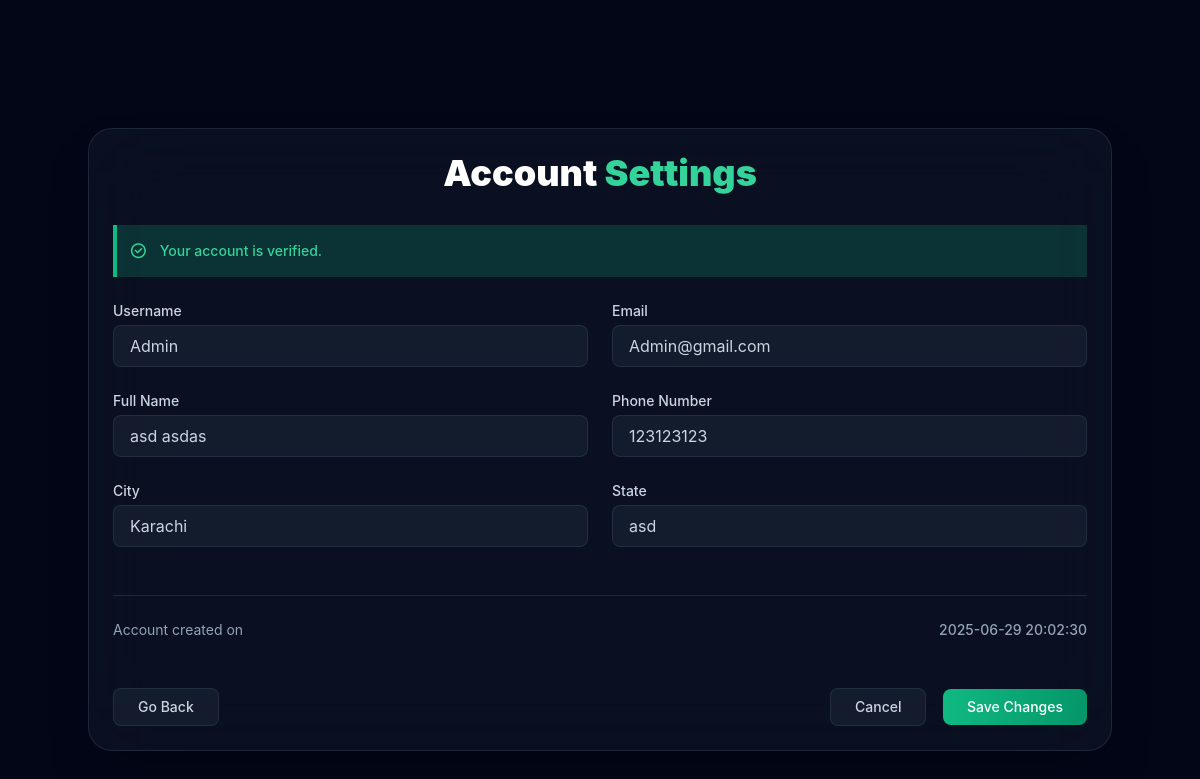
The page /User/Pages/AccountDetails.php (signed in) on the database its author committed.
### tables this page shows
CREATE TABLE `users` (
  `UserID` int(11) NOT NULL,
  `Username` varchar(50) NOT NULL,
  `PasswordHash` varchar(255) NOT NULL,
  `Email` varchar(100) NOT NULL,
  `FullName` varchar(100) DEFAULT NULL,
  `City` varchar(50) DEFAULT NULL,
  `State` varchar(50) DEFAULT NULL,
  `ZipCode` varchar(10) DEFAULT NULL,
  `PhoneNumber` varchar(15) DEFAULT NULL,
  `Verified` tinyint(1) DEFAULT 0,
  `DateRegistered` datetime DEFAULT current_timestamp(),
  `Role` varchar(20) NOT NULL DEFAULT 'User' CHECK (`Role` in ('User','Admin')),
  `token` varchar(64) DEFAULT NULL
);

### User/Pages/AccountDetails.php (the view, shortened to what this page needs)
<?php
include "../../Config/db.php";
$email = $_SESSION['email'];
$stmt = $conn->prepare("SELECT * FROM Users WHERE Email = ?");
$stmt->bind_param("s", $email);
$stmt->execute();
$result = $stmt->get_result();
$user = $result->fetch_assoc();
?>
<!DOCTYPE html>
<html lang="en">
<head>
    <link href="https://cdn.jsdelivr.net/npm/remixicon@4.2.0/fonts/remixicon.css" rel="stylesheet">
    <script src="https://cdn.tailwindcss.com"></script>
</head>
<body class="bg-slate-950 text-white">
    <div class="px-6">
        <section class="pt-32 pb-24 px-6">
            <div class="container mx-auto">
                <div class="backdrop-blur-2xl bg-slate-800/30 border border-slate-700/50 shadow-2xl hover:shadow-emerald-500/10 transition-all duration-700 rounded-2xl">
                    <div class="p-6">
                        <h2 class="text-4xl font-black mb-8 text-white text-center">Account <span class="text-emerald-400">Settings</span></h2>
                        <form method="POST" action="">
                            <?php if ($user['Verified']) { ?>
                                <div class="bg-emerald-500/20 border-l-4 border-emerald-500 p-3 mb-6 flex items-center">
                                    <i class="ri-checkbox-circle-line text-emerald-400 text-lg mr-3"></i>
                                    <p class="text-sm text-emerald-400 font-medium">Your account is verified.</p>
                                </div>
                            <?php } ?>
                            <div class="grid grid-cols-1 gap-6">
                                <div class="grid grid-cols-1 md:grid-cols-2 gap-6">
                                    <div>
                                        <label class="block text-sm font-medium text-slate-300 mb-1">Username</label>
                                        <input type="text" name="Username" value="<?php echo $user['Username']; ?>" class="form-input w-full px-4 py-2 bg-slate-800/50 border border-slate-700/50 text-slate-300 rounded" readonly>
                                    </div>
                                    <div>
                                        <label class="block text-sm font-medium text-slate-300 mb-1">Email</label>
                                        <input type="email" name="Email" value="<?php echo $user['Email']; ?>" class="form-input w-full px-4 py-2 bg-slate-800/50 border border-slate-700/50 text-slate-300 rounded">
                                    </div>
                                    <div>
                                        <label class="block text-sm font-medium text-slate-300 mb-1">Full Name</label>
                                        <input type="text" name="FullName" value="<?php echo $user['FullName']; ?>" class="form-input w-full px-4 py-2 bg-slate-800/50 border border-slate-700/50 text-slate-300 rounded">
                                    </div>
                                    <div>
                                        <label class="block text-sm font-medium text-slate-300 mb-1">Phone Number</label>
                                        <input type="tel" name="PhoneNumber" value="<?php echo $user['PhoneNumber']; ?>" class="form-input w-full px-4 py-2 bg-slate-800/50 border border-slate-700/50 text-slate-300 rounded">
                                    </div>
                                    <div>
                                        <label class="block text-sm font-medium text-slate-300 mb-1">City</label>
                                        <input type="text" name="City" value="<?php echo $user['City']; ?>" class="form-input w-full px-4 py-2 bg-slate-800/50 border border-slate-700/50 text-slate-300 rounded">
                                    </div>
                                    <div>
                                        <label class="block text-sm font-medium text-slate-300 mb-1">State</label>
                                        <input type="text" name="State" value="<?php echo $user['State']; ?>" class="form-input w-full px-4 py-2 bg-slate-800/50 border border-slate-700/50 text-slate-300 rounded">
                                    </div>
                                </div>
                                <div class="border-t border-slate-700/50 mt-6 pt-6">
                                    <div class="flex items-center justify-between text-sm text-slate-400">
                                        <span>Account created on</span>
                                        <span class="font-medium"><?php echo $user['DateRegistered']; ?></span>
                                    </div>
                                </div>
                                <div class="flex justify-between mt-6">
                                    <a href="home.php" class="px-6 py-2 bg-slate-800/50 border border-slate-700/50 text-slate-300 hover:bg-slate-700/50 hover:text-emerald-400 rounded-button text-sm font-medium transition-all duration-300">Go Back</a>
                                    <div>
                                        <button type="reset" class="px-6 py-2 bg-slate-800/50 border border-slate-700/50 text-slate-300 hover:bg-slate-700/50 hover:text-emerald-400 rounded-button text-sm font-medium transition-all duration-300 mr-3">Cancel</button>
                                        <button type="submit" name="update" class="px-6 py-2 bg-gradient-to-r from-emerald-500 to-emerald-600 text-white rounded-button text-sm font-medium hover:scale-105 transition-all duration-300">Save Changes</button>
                                    </div>
                                </div>
                            </div>
                        </form>
                    </div>
                </div>
            </div>
        </section>
    </div>
</body>
</html>

### User/Pages/AccountDetails.php (style rules this page uses)
body { font-family: 'Inter', sans-serif; overflow-x: hidden; }
.form-input { transition: border-color 0.3s, box-shadow 0.3s; }
input:not([readonly]), button, a { pointer-events: auto !important; opacity: 1 !important; cursor: pointer; }

### rows shown on the page
users: Username "Admin", Email "Admin@gmail.com", FullName "asd asdas", PhoneNumber "123123123", City "Karachi", State "asd", DateRegistered "2025-06-29 20:02:30"
